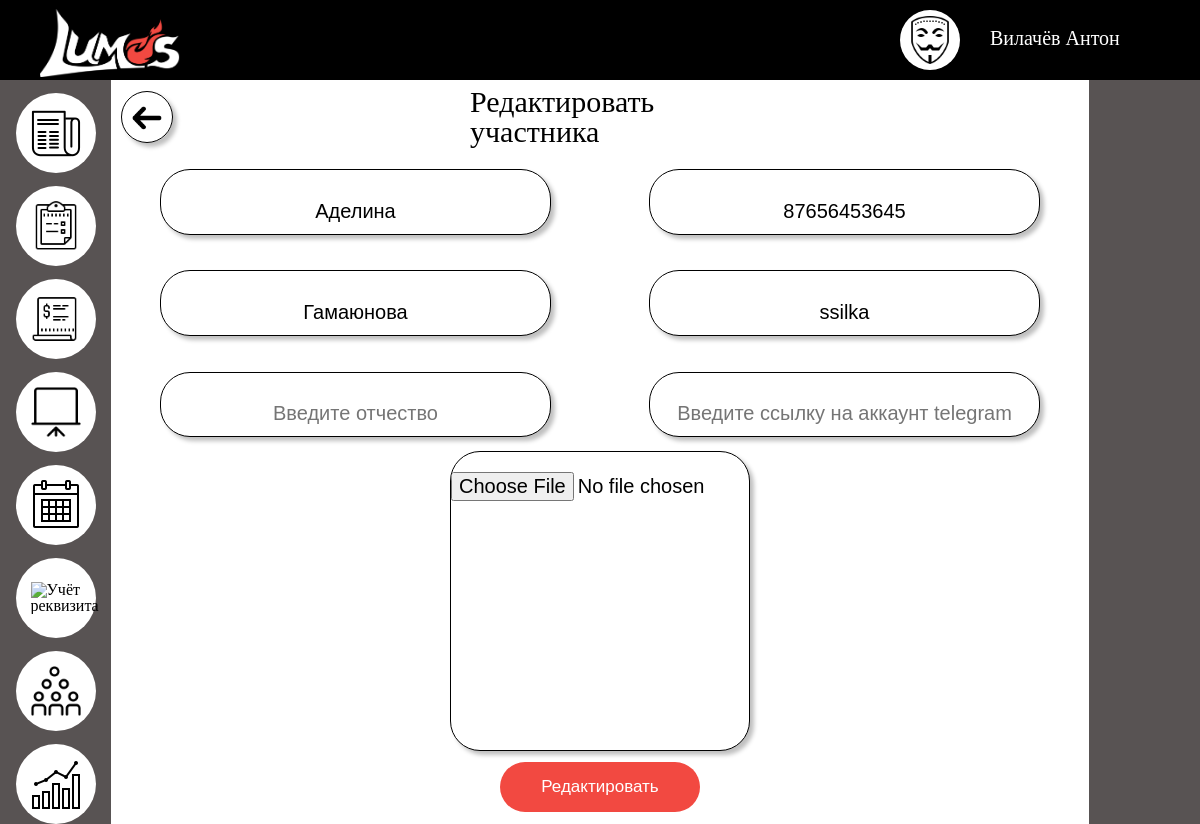
Screenshot of /employees/14/refactor with the database file from the repository.
### main/models.py (models this page shows, shortened)
class Employee(models.Model):
    phoneNumberRegex = RegexValidator(regex=r"^\+?1?\d{8,15}$")
    phone = models.CharField(validators=[phoneNumberRegex], max_length=12, unique=True)
    name = models.CharField("Имя", max_length=30)
    surname = models.CharField("Фамилия", max_length=30)
    patronymic = models.CharField("Отчество", max_length=30, null=True, blank=True)
    login = models.CharField("Логин", max_length=30, null=True, blank=True, unique=True)
    password = models.CharField("Пароль", max_length=30, null=True, blank=True)
    vk_link = models.SlugField("Ссылка на Вк", max_length=30, null=True, blank=False)
    telegram_link = models.SlugField("Пароль", max_length=30, null=True, blank=True)
    avatar = models.ImageField("Аватарка", null=True, blank=True)
    class Meta:
        verbose_name = "Сотрудник"
        verbose_name_plural = "Сотрудники"

### main/views.py (the view)
# urls.py: path('employees/<int:pk>/refactor', views.RefactorEmployeeView.as_view(), name='refactor_employee'),
class RefactorEmployeeView(UpdateView):
    model = Employee
    template_name = "main/add_employee.html"
    form_class = EmployeeForm

### main/templates/main/add_employee.html (shortened to what this page needs)
{% extends 'main/base.html' %}
{% load static %}
{% block center %}
            <div class="under-add-project">
                <a class="back-to-projects" href=" {% url 'employees' %} ">
                    <img id="back" src=" {% static 'main/img/Стрелка.png' %} " alt='Назад'>
                </a>
                <h1 id="text-add-project">
                    {% if employee.id %}
            Редактировать участника
            {% else %}
            Добавить участника
            {% endif %}
                </h1>
            </div>
            <form method="post" enctype="multipart/form-data" class="for-form">
                <div class="first-main-add-project">
                    <div class="first-main-add-project-left">
                        {{ form.name }}
                        {{ form.surname }}
                        {{ form.patronymic }}
                    </div>
                    <div class="first-main-add-project-left">
                        {{ form.phone }}
                        {{ form.vk_link }}
                        {{ form.telegram_link }}
                    </div>
                </div>
                <div class="second-main-add-project first-main-add-project">
                    {{ form.avatar }}
                </div>
                <div class="button-add-project first-main-add-project">
                    <button id="button-add-project" type="submit">
                                                    {% if employee.id %}
            Редактировать
            {% else %}
            Добавить
            {% endif %}
                    </button>
                </div>
            </form>
{% endblock %}

### main/static/main/css/style.css (style rules this page uses)
html { box-sizing: border-box; }
body { background-color: #ffffff; overflow: hidden; }
.under-add-project { position: relative; display: block; width: 100%; height: 10%; display: flex; align-items: center; }
.back-to-projects { position: absolute; width: 50px; height: 50px; border-radius: 50%; border: 1px solid #000000; box-shadow: 4px 4px 4px rgba(0, 0, 0, 0.25); align-content: center; align-items: center; margin-left: 10px; }
#text-add-project { width: 260px; font-size: 30px; margin-left: calc(50% - 130px); }
.first-main-add-project { position: relative; width: 100%; height: 40%; display: flex; flex-flow: row nowrap; align-items: center; align-content: center; justify-content: space-around; }
.first-main-add-project-left { width: 50%; height: 100%; display: flex; flex-flow: column nowrap; align-items: center; align-content: center; justify-content: space-between; }
.field-in-add-project { height: 22%; width: 80%; margin: 0; margin: 15px; text-align: center; padding-top: 20px; font-size: 20px; box-sizing: border-box; background: #FFFFFF; border: 1px solid #000000; box-shadow: 4px 4px 4px rgba(0, 0, 0, 0.25); border-radius: 30px; }
.second-main-add-project { position: relative; width: 100%; height: 40%; }
.button-add-project { position: relative; width: 100%; height: 10%; }
#button-add-project { width: 200px; height: 50px; background: #F24941; border: none; border-radius: 30px; color: white; font-size: 17px; font: bold; }
#back { width: 40px; height: auto; margin-left: calc(50% - 20px); margin-top: calc(50% - 20px); transform: rotate(180deg); }
.for-form { display: inline; }
.avatar-employee-in-add-employee { height: 300px; width: 300px; margin: 0; margin: 15px; text-align: center; padding-top: 20px; font-size: 20px; box-sizing: border-box; background: #FFFFFF; border: 1px solid #000000; box-shadow: 4px 4px 4px rgba(0, 0, 0, 0.25); border-radius: 30px; }

### rows the page displays
Employee: name "Аделина", surname "Гамаюнова", phone "87656453645", vk_link "ssilka"
